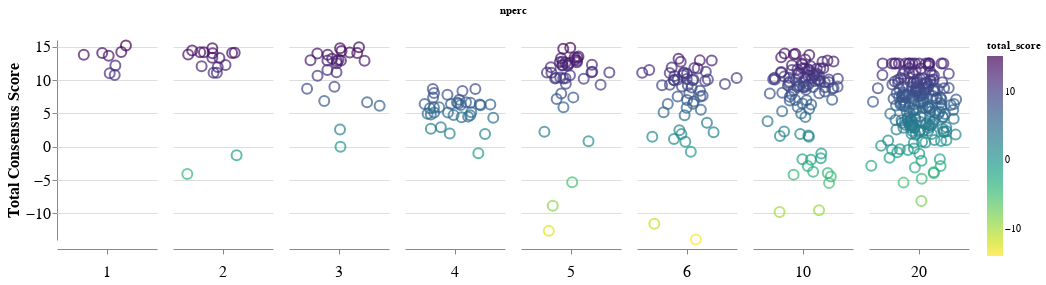

Notebook code cell kept with this figure:
### Code cell
stripplot = alt.Chart(
    all_hex_df,
    #title=f"Prediction consensus matches"
).mark_point().encode(
    x=alt.X(
        'jitter:Q',
        title=None,
        axis=alt.Axis(values=[0], ticks=True, grid=False, labels=False),
        scale=alt.Scale()
    ),
    y=alt.Y('total_score:Q',axis=alt.Axis(title="Total Consensus Score")),
    color=alt.Color('total_score:Q',scale=alt.Scale(scheme='viridis'),sort='descending'),
    size=alt.value(100),
    tooltip=["desc:N","hex1:N",'hex2:N','total_score:Q'],
    column=alt.Column(
        'nperc:N', 
        header=alt.Header(
            labelFontSize=16,
            labelAngle=0,
            titleOrient='top',
            labelOrient='bottom',
            labelAlign='center',
            labelPadding=25,
       ),
    ),
).transform_calculate(
    # Generate Gaussian jitter with a Box-Muller transform
    jitter='sqrt(-2*log(random()))*cos(2*PI*random())'
).configure_facet(
    spacing=0
).configure_view(
    stroke=None
).configure_axis(
    labelFontSize=16,
    titleFontSize=16
).properties(height=200, width=100)

stripplot

### Figure 1 — Vega-Lite specification as saved in the notebook (floating-point values rounded to 4 significant figures; data arrays with more than 128 entries replaced by an {"elided": "..."} marker saying what was removed)
{"config": {"view": {"continuousWidth": 400, "continuousHeight": 300, "stroke": null}, "axis": {"labelFontSize": 16, "titleFontSize": 16}, "facet": {"spacing": 0}}, "data": {"name": "data-4d2c29ec6091fcd47b890264dd087b84"}, "mark": "point", "encoding": {"color": {"type": "quantitative", "field": "total_score", "scale": {"scheme": "viridis"}, "sort": "descending"}, "column": {"type": "nominal", "field": "nperc", "header": {"labelAlign": "center", "labelAngle": 0, "labelFontSize": 16, "labelOrient": "bottom", "labelPadding": 25, "titleOrient": "top"}}, "size": {"value": 100}, "tooltip": [{"type": "nominal", "field": "desc"}, {"type": "nominal", "field": "hex1"}, {"type": "nominal", "field": "hex2"}, {"type": "quantitative", "field": "total_score"}], "x": {"type": "quantitative", "axis": {"grid": false, "labels": false, "ticks": true, "values": [0]}, "field": "jitter", "scale": {}, "title": null}, "y": {"type": "quantitative", "axis": {"title": "Total Consensus Score"}, "field": "total_score"}}, "height": 200, "transform": [{"calculate": "sqrt(-2*log(random()))*cos(2*PI*random())", "as": "jitter"}], "width": 100, "$schema": "https://vega.github.io/schema/vega-lite/v4.0.2.json", "datasets": {"data-4d2c29ec6091fcd47b890264dd087b84": {"elided": "493 records"}}}
